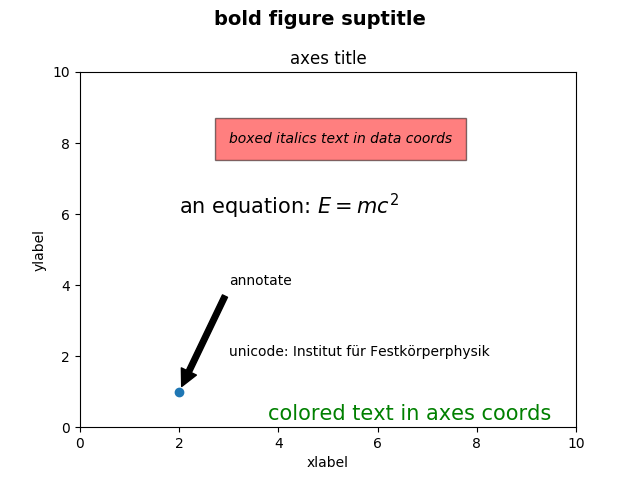

Reproduce this figure in Python.
# -*- coding: utf-8 -*-
import matplotlib.pyplot as plt

fig = plt.figure()
fig.suptitle('bold figure suptitle', fontsize=14, fontweight='bold')

ax = fig.add_subplot(111)
fig.subplots_adjust(top=0.85)
ax.set_title('axes title')

ax.set_xlabel('xlabel')
ax.set_ylabel('ylabel')

ax.text(3, 8, 'boxed italics text in data coords', style='italic',
        bbox={'facecolor':'red', 'alpha':0.5, 'pad':10})

ax.text(2, 6, r'an equation: $E=mc^2$', fontsize=15)

ax.text(3, 2, u'unicode: Institut f\374r Festk\366rperphysik')

ax.text(0.95, 0.01, 'colored text in axes coords',
        verticalalignment='bottom', horizontalalignment='right',
        transform=ax.transAxes,
        color='green', fontsize=15)


ax.plot([2], [1], 'o')
ax.annotate('annotate', xy=(2, 1), xytext=(3, 4),
            arrowprops=dict(facecolor='black', shrink=0.05))

ax.axis([0, 10, 0, 10])

plt.savefig('Basic_text_commands.png')

plt.show()


# source : https://matplotlib.org/users/text_intro.html